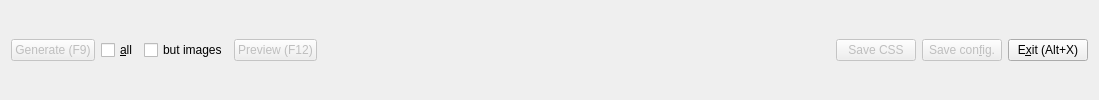
     <widget class="QWidget" name="pnlButtons" native="true">
      <property name="sizePolicy">
       <sizepolicy hsizetype="Preferred" vsizetype="Fixed">
        <horstretch>0</horstretch>
        <verstretch>0</verstretch>
       </sizepolicy>
      </property>
      <property name="minimumSize">
       <size>
        <width>0</width>
        <height>0</height>
       </size>
      </property>
      <layout class="QHBoxLayout" name="pnlButtonsLayout">
       <item>
        <widget class="QPushButton" name="btnGenerate">
         <property name="enabled">
          <bool>false</bool>
         </property>
         <property name="text">
          <string>Generate (F9)</string>
         </property>
         <property name="shortcut">
          <string>F9</string>
         </property>
        </widget>
       </item>
       <item>
        <widget class="QCheckBox" name="chkGenerateAll">
         <property name="toolTip">
          <string>Re-generate all images and albums
regardless if they were already OK.</string>
         </property>
         <property name="text">
          <string>&amp;all</string>
         </property>
        </widget>
       </item>
       <item>
        <widget class="QCheckBox" name="chkButImages">
         <property name="text">
          <string>but images</string>
         </property>
        </widget>
       </item>
       <item>
        <widget class="QPushButton" name="btnPreview">
         <property name="enabled">
          <bool>false</bool>
         </property>
         <property name="text">
          <string>Preview (F12)</string>
         </property>
         <property name="shortcut">
          <string>F12</string>
         </property>
        </widget>
       </item>
       <item>
        <spacer name="horizontalSpacer_4">
         <property name="orientation">
          <enum>Qt::Horizontal</enum>
         </property>
         <property name="sizeHint" stdset="0">
          <size>
           <width>513</width>
           <height>20</height>
          </size>
         </property>
        </spacer>
       </item>
       <item>
        <widget class="QPushButton" name="btnSaveStyleSheet">
         <property name="enabled">
          <bool>false</bool>
         </property>
         <property name="text">
          <string>Save CSS</string>
         </property>
        </widget>
       </item>
       <item>
        <widget class="QPushButton" name="btnSaveConfig">
         <property name="enabled">
          <bool>false</bool>
         </property>
         <property name="text">
          <string>Save con&amp;fig.</string>
         </property>
         <property name="shortcut">
          <string>Ctrl+S</string>
         </property>
        </widget>
       </item>
       <item>
        <widget class="QPushButton" name="btnExit">
         <property name="text">
          <string>E&amp;xit (Alt+X)</string>
         </property>
         <property name="shortcut">
          <string>Alt+X</string>
         </property>
        </widget>
       </item>
      </layout>
     </widget>
